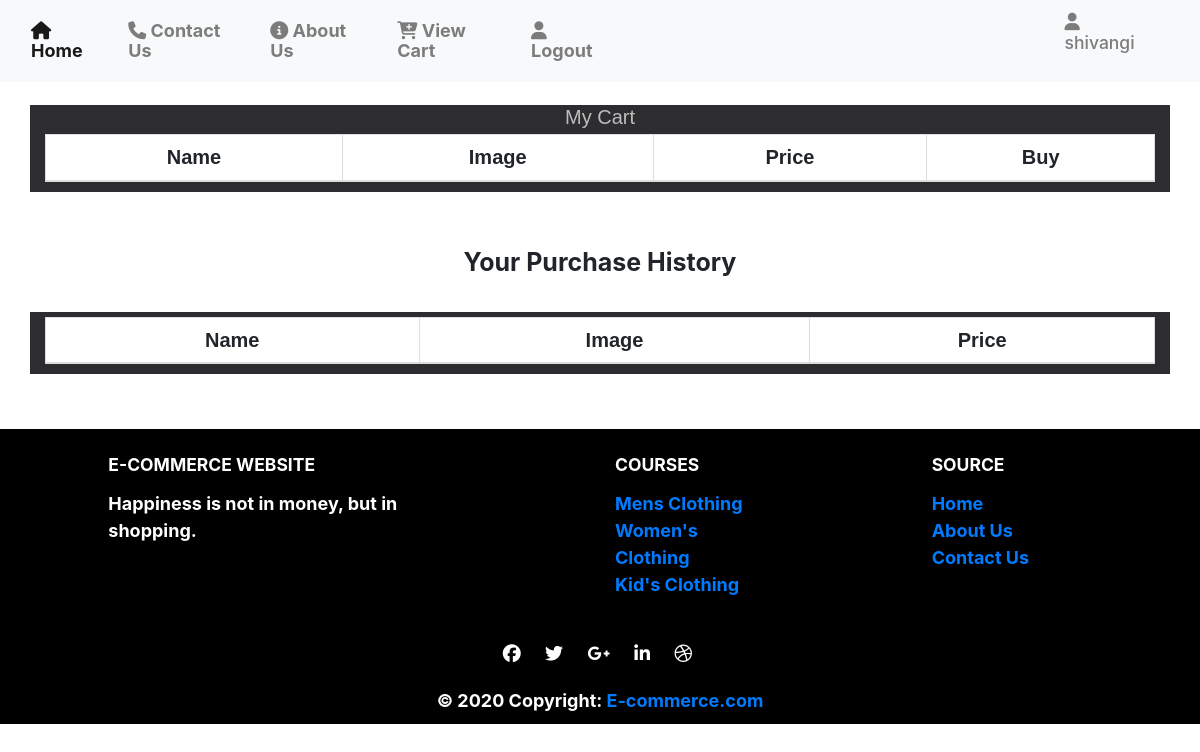
Before: /view_cart (signed in) with the older database file.
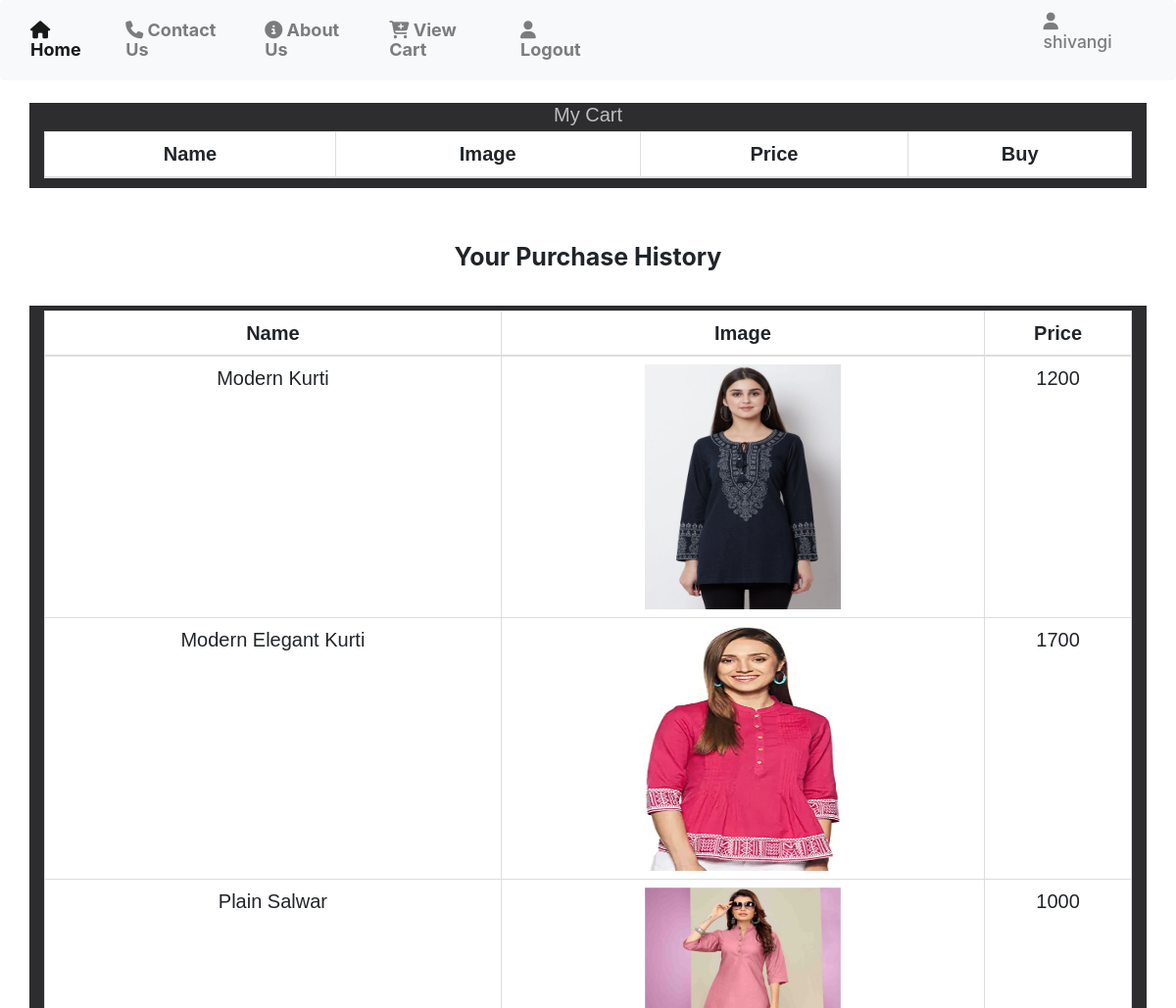
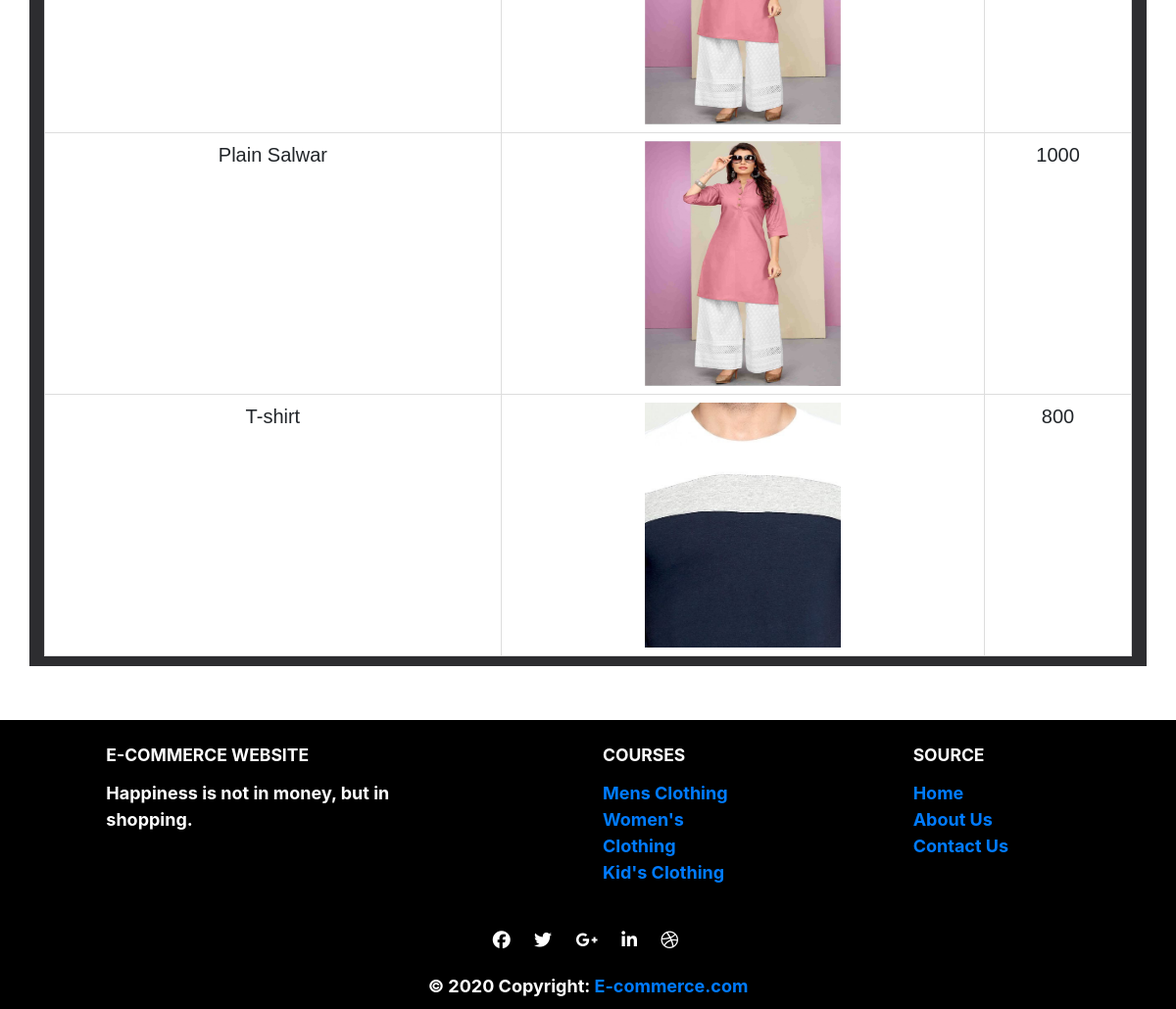
After: the same page with the newer database file (2 pictures, top to bottom).
### website/models.py (models this page shows, shortened)
class User(db.Model, UserMixin):
    id = db.Column(db.Integer, primary_key=True)
    username = db.Column(db.String(20), unique=True, nullable=False)
    email = db.Column(db.String(20), unique=True, nullable=False)
    mobile = db.Column(db.Integer, unique=True, nullable=False)
    password = db.Column(db.String(20), nullable=False)
    cartitems = db.relationship('Cart', backref='user', lazy=True)

class Cart(db.Model):
    id = db.Column(db.Integer, primary_key=True, autoincrement=True)
    userid = db.Column(db.Integer,
                       db.ForeignKey('user.id'),
                       nullable=False,
                       )
    itemid = db.Column(db.Integer,
                       db.ForeignKey('item.id'),
                       nullable=False
                       )
    status = db.Column(db.String(2), nullable=False)

class Item(db.Model):
    id = db.Column(db.Integer, primary_key=True)
    title = db.Column(db.String(20), nullable=False)
    description = db.Column(db.String(1000), nullable=False)
    price = db.Column(db.Integer, nullable=False)
    size = db.Column(db.String(5), nullable=False)
    color = db.Column(db.String(10), nullable=False)
    image_link = db.Column(db.String(500), nullable=False)
    number = db.Column(db.Integer, nullable=False)
    category = db.Column(db.String(20), nullable=False)
    sub_category = db.Column(db.String(20), nullable=False)
    cartitems = db.relationship('Cart', backref='specificitem', lazy=True)

### website/routes.py (the view)
@app.route('/view_cart', methods=['GET', 'POST'])
@login_required
def view_cart():
    cart = Cart.query.filter_by(userid=current_user.id).all()
    return render_template('/view_cart.html', cart=cart)

### website/models.py (called while the page is built)
@login_manager.user_loader
def load_user(user_id):
    return User.query.get(int(user_id))

### website/templates/view_cart.html (shortened to what this page needs)
<!DOCTYPE html>
<html>
<head>
	<link rel="stylesheet" href="https://maxcdn.bootstrapcdn.com/bootstrap/3.4.1/css/bootstrap.min.css">
	<link href="//maxcdn.bootstrapcdn.com/font-awesome/4.2.0/css/font-awesome.min.css" rel="stylesheet">
	<link rel="stylesheet" href="https://maxcdn.bootstrapcdn.com/bootstrap/4.5.0/css/bootstrap.min.css">
	<link rel="stylesheet" href="https://cdnjs.cloudflare.com/ajax/libs/font-awesome/4.7.0/css/font-awesome.min.css">
</head>
<body>
	<nav class="navbar navbar-expand-lg navbar-light bg-light fixed-top"
		style="font-weight: bolder;background-color: white; font-size: 18px; " role="navigation">
		<div class="collapse navbar-collapse" id="navbarSupportedContent" style="align-content: right;">
			<ul class="navbar-nav mr-auto">
				<li class="nav-item active">
					<a class="nav-link" href="/index"><i class='fas fa-home'></i> Home </a>
				</li>&nbsp;&nbsp;&nbsp;&nbsp;
				<li class="nav-item">
					<a class="nav-link" href="contact.html"><i class='fas fa-phone'></i> Contact Us</a>
				</li>&nbsp;&nbsp;&nbsp;&nbsp;&nbsp;
				<li class="nav-item">
					<a class="nav-link" href="about.html"><i class='fas fa-info-circle'></i> About Us</a>
				</li>&nbsp;&nbsp;&nbsp;&nbsp;&nbsp;
				{% if current_user.is_authenticated %}
				<li class="nav-item">
					<a class="nav-link" href="/view_cart"><i class="fas fa-cart-plus"></i> View Cart</a>
				</li>&nbsp;&nbsp;&nbsp;&nbsp;&nbsp;
				<li class="nav-item">
					<a class="nav-link" href="/logout"><i class='fas fa-user'></i> Logout</a>
				</li>&nbsp;&nbsp;&nbsp;&nbsp;&nbsp;
				<li class="nav-item">
					<h3 class="nav-link"><i class='fas fa-user'></i> {{current_user.username}}</h3>
				</li>
				{% endif %}
			</ul>
		</div>
	</nav>
	<br /><br /><br /><br /><br /><br /><br />
	<div class="table">
		<div class="container" id="cart">
			<h2 style="text-align:center">My Cart</h2>
			<table class="table table-bordered">
				<thead>
					<tr>
						<th>Name</th>
						<th>Image</th>
						<th>Price</th>
						<th>Buy</th>
					</tr>
				</thead>
			</table>
		</div>
	</div>
	<br /><br /><br />
	<h1 style="font-weight: bolder; text-align: center;">Your Purchase History</h1>
	<br /><br />
	<div class="table">
		<div class="container" id="cart">
			<table class="table table-bordered">
				<thead>
					<tr>
						<th>Name</th>
						<th>Image</th>
						<th>Price</th>
					</tr>
				</thead>
				<tbody>
					{% for item in cart %}
					{% if item.status=='B' %}
					<tr>
						<td>{{ item.specificitem.title }}</td>
						<td><img src="{{ url_for('static', filename='item_images/' + item.specificitem.image_link) }}"
								height="150px"></td>
						<td>{{ item.specificitem.price }}</td>
					</tr>
					{% endif %}
					{% endfor %}
				</tbody>
			</table>
		</div>
	</div>
	<br /><br /><br />
	<footer class="page-footer font-small stylish-color-dark pt-4" style="background-color: black;">
		<div class="container text-center text-md-left">
			<div class="row">
				<div class="col-md-4 mx-auto">
					<h3 class="font-weight-bold text-uppercase mt-3 mb-4">E-Commerce Website</h3>
					<p>Happiness is not in money, but in shopping.</p>
				</div>
				<div class="col-md-2 mx-auto">
					<h3 class="font-weight-bold text-uppercase mt-3 mb-4">Courses</h3>
					<ul class="list-unstyled">
						<li>
							<a href="#!">Mens Clothing</a>
						</li>
						<li>
							<a href="#!">Women's Clothing</a>
						</li>
						<li>
							<a href="#!">Kid's Clothing</a>
						</li>
					</ul>
				</div>
				<div class="col-md-2 mx-auto">
					<h3 class="font-weight-bold text-uppercase mt-3 mb-4">Source</h3>
					<ul class="list-unstyled">
						<li>
							<a href="#!">Home</a>
						</li>
						<li>
							<a href="#!">About Us</a>
						</li>
						<li>
							<a href="#!">Contact Us</a>
						</li>
					</ul>
				</div>
			</div>
		</div>
		<hr>
		<hr>
		<ul class="list-unstyled list-inline text-center">
			<li class="list-inline-item">
				<a class="btn-floating btn-fb mx-1">
					<i class="fab fa-facebook-f"> </i>
				</a>
			</li>
			<li class="list-inline-item">
				<a class="btn-floating btn-tw mx-1">
					<i class="fab fa-twitter"> </i>
				</a>
			</li>
			<li class="list-inline-item">
				<a class="btn-floating btn-gplus mx-1">
					<i class="fab fa-google-plus-g"> </i>
				</a>
			</li>
			<li class="list-inline-item">
				<a class="btn-floating btn-li mx-1">
					<i class="fab fa-linkedin-in"> </i>
				</a>
			</li>
			<li class="list-inline-item">
				<a class="btn-floating btn-dribbble mx-1">
					<i class="fab fa-dribbble"> </i>
				</a>
			</li>
		</ul>
		<div class="footer-copyright text-center py-3">© 2020 Copyright:
			<a href="#">E-commerce.com</a>
		</div>
	</footer>
</body>
</html>

### website/templates/view_cart.html (style rules this page uses)
#cart { text-align: center; font-size: 20px; font-family: "Comic Sans MS", cursive, sans-serif; background: #2d2d30; }
h2 { color: #bdbdbd; }
th { text-align: center; }
img { width: 200px; height: 250px; }
.page-footer { font-size: 18px; background: #2d3246; color: white; font-weight: bolder; }

Changed rows visible on the page:
added Cart: specificitem "Modern Kurti", image_link (picture), specificitem.price "1200"
added Cart: specificitem "Modern Elegant Kurti", image_link (picture), specificitem.price "1700"
added Cart: specificitem "Plain Salwar", image_link (picture), specificitem.price "1000"
added Cart: specificitem "Plain Salwar", image_link (picture), specificitem.price "1000"
added Cart: specificitem "T-shirt", image_link (picture), specificitem.price "800"
